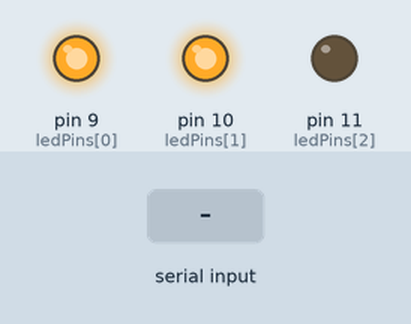
A sketch run on a simulated Arduino Uno, built with avr-gcc and run on an emulated ATmega328P. On the bench: output pins drawn as LEDs (lit = HIGH). The inputs (shaded band) are chosen by the test bench. What the sketch prints to the serial monitor is not drawn.

Above: at 1.2 s.
1.3 s: "start\n" received over Serial
At 1.45 s:
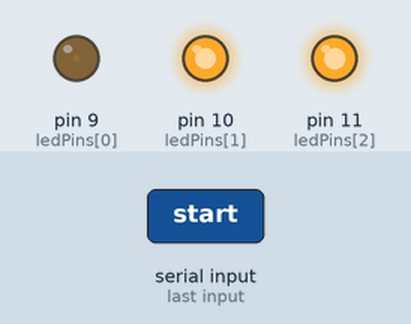
4.3 s: "stop\n" received over Serial
At 5.5 s:
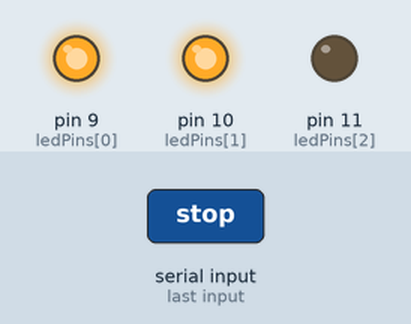
5.8 s: "start\n" received over Serial
At 7.95 s:
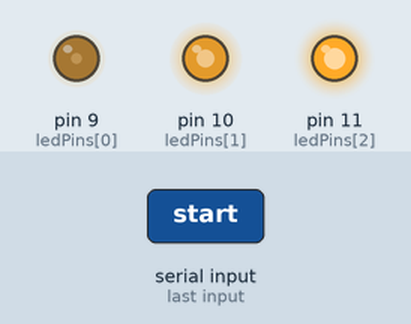
Timing chart, 0 to 26.5 s (numbered marks = the images above; inputs shaded):
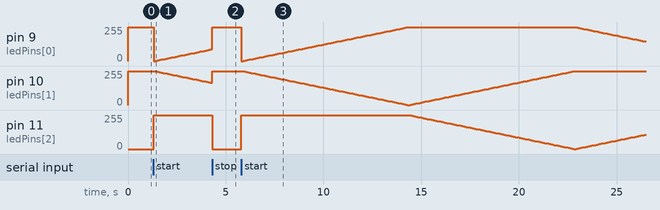

The sketch:

Gradient_Color_Light.ino
```cpp
/*
	Project 5.2 Gradient Color Light

	Realize a fashionable Light with soft color changes using a RGB LED (Common anode).
*/

// Define led pins
const byte ledPins[] = {9, 10, 11};

String command; // Declare variable

void setup() {
	for (int i = 0; i < 3; i++) {
		// Setup the pwm channels
		pinMode(ledPins[i], OUTPUT);
		analogWrite(ledPins[i], 256);
	}

	Serial.begin(9600); // Initialize serial communication
}

void loop() {
	int time_period = 100; // Declare variable

	detect_trigger_word();

	while (command == "start") {
		for (int i = 0; i < 256; i++) {
			setColor(wheel(i));
			Serial.print("on," + String(wheel(i)));
			custom_delay(time_period); // Wait for a time and return string variable

			if (command == "stop") {stop(); break;}
		}
	}
}

void setColor(long rgb) {
	analogWrite(ledPins[0], 255 - (rgb >> 16) & 0xFF);
	analogWrite(ledPins[1], 255 - (rgb >> 8) & 0xFF);
	analogWrite(ledPins[2], 255 - (rgb >> 0) & 0xFF);
}

long wheel(int pos) {
	long WheelPos = pos % 0xff;

	if (WheelPos < 85) return ((255 - WheelPos * 3) << 16) | ((WheelPos * 3) << 8);
	else if (WheelPos < 170) {
		WheelPos -= 85;
		return (((255 - WheelPos * 3) << 8) | (WheelPos * 3));
	}
	else {
		WheelPos -= 170;
		return ((WheelPos * 3) << 16 | (255 - WheelPos * 3));
	}
}

void stop() {
	for (int i = 0; i < 3; i++) analogWrite(ledPins[i], 256);

	Serial.write("off"); // Write binary data to the serial port
}

// Function for custom time delay
void custom_delay(int time_period) {
	unsigned long time_now = millis(); // Return the number of milliseconds passed since the Arduino board began running the current program

	while (millis() < time_now + time_period) {
		detect_trigger_word();

		if (command == "stop") break;
	}
}

void detect_trigger_word() {
	String aux;

	if (Serial.available() > 0) { // Serial.available() -> Get the number of bytes (characters) available for reading from the serial port
		aux = Serial.readStringUntil('\n'); // Read incoming serial data

		if (aux == "start" || aux == "stop") {command = aux;}
	}
}
```

Measured:
- after the input at 1.3 s, pin 9 (ledPins[0]): 255/255 → 0/255 at once, → 3/255 0.10 s later, → 6/255 0.10 s later, → 9/255 0.10 s later, … (30 changes in this stretch); pin 10 (ledPins[1]): moves from 255/255 to 168/255 over 2.8 s, starting after 0.11 s; pin 11 (ledPins[2]): 0/255 → 255/255 at once
- after the input at 4.3 s, pin 11 (ledPins[2]): 255/255 → 0/255 at once
- after the input at 5.8 s, pin 9 (ledPins[0]): 255/255 → 0/255 at once, → 3/255 0.10 s later, → 6/255 0.10 s later, → 9/255 0.10 s later, … (122 changes in this stretch); pin 10 (ledPins[1]): 255/255 → 252/255 after 0.11 s, → 249/255 0.10 s later, → 246/255 0.10 s later, → 243/255 0.10 s later, … (170 changes in this stretch)
